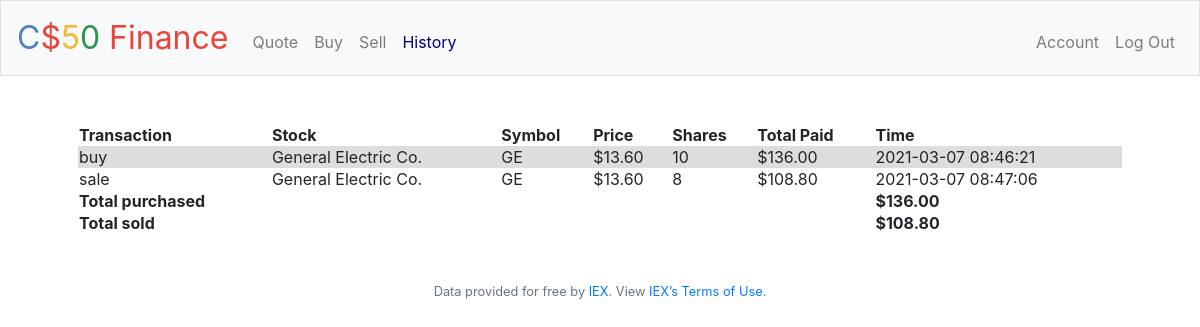
The app's page /history (signed in) with its own data.
### tables this page shows
CREATE TABLE user_history (id INTEGER, stocks TEXT, symbol TEXT, quantity INTEGER, price NUMERIC, time TEXT, type TEXT, FOREIGN KEY (id) REFERENCES users(id));

### application.py (the view)
@app.route("/history")
@login_required
def history():
    funds = db.execute("SELECT cash FROM users WHERE id = ?", session["user_id"])
    rows = db.execute("SELECT * FROM user_history WHERE id = ?", session["user_id"])
    cash = funds[0]['cash']
    price = {}
    quantity = {}
    total_value = {}
    stock_value = {}
    sales = 0
    buys = 0
    a = 0
    loops = len(rows)
    for row in rows:
        price[a] = rows[a]['price']
        quantity[a] = rows[a]['quantity']
        total_value[a] = price[a]*quantity[a]
        if rows[a]['type'] == 'buy':
            buys = buys + total_value[a]
        if rows[a]['type'] == 'sale':
            sales = sales + total_value[a]
        a += 1
    return render_template('history.html', rows=rows, cash=cash, total_value=total_value, loops=loops, buys=buys, sales=sales)

### application.py (called while the page is built)
@app.after_request
def after_request(response):
    response.headers["Cache-Control"] = "no-cache, no-store, must-revalidate"
    response.headers["Expires"] = 0
    response.headers["Pragma"] = "no-cache"
    return response

### helpers.py (called while the page is built)
def login_required(f):
    @wraps(f)
    def decorated_function(*args, **kwargs):
        if session.get("user_id") is None:
            return redirect("/login")
        return f(*args, **kwargs)
    return decorated_function

def usd(value):
    return f"${value:,.2f}"

### templates/history.html (shortened to what this page needs)
{% extends "layout.html" %}
{% block main %}
    <table class='summary_table'>
        <thead>
            <tr id='exempt_row'>
                <th>Transaction</th>
                <th>Stock</th>
                <th>Symbol</th>
                <th>Price</th>
                <th>Shares</th>
                <th>Total Paid</th>
                <th>Time</th>
            </tr>
        </thead>
        <tbody>
            {% for i in range(loops) %}
                <tr>
                    <td>{{ rows[i]['type'] }}</td>
                    <td>{{ rows[i]['stocks'] }}</td>
                    <td>{{ rows[i]['symbol'] }}</td>
                    <td>{{ rows[i]['price'] | usd }}</td>
                    <td>{{ rows[i]['quantity'] }}</td>
                    <td>{{ total_value[i] | usd }}</td>
                    <td>{{ rows[i]['time'] }}</td>
                </tr>
            {% endfor %}
                <tr id='exempt_row'>
                    <td><b>Total purchased</b></td>
                    <td></td>
                    <td></td>
                    <td></td>
                    <td></td>
                    <td></td>
                    <td><b>{{buys | usd }}</b></td>
                </tr>
                <tr id='exempt_row'>
                    <td><b>Total sold</b></td>
                    <td></td>
                    <td></td>
                    <td></td>
                    <td></td>
                    <td></td>
                    <td><b>{{sales | usd}}</b></td>
                </tr>
        </tbody>
    </table>
{% endblock %}

### static/styles.css (style rules this page uses)
.summary_table { width: 100%; }
tr:nth-child(odd) { background: #DDD; border-top: #BBB; }
tr:nth-child(even) { background: #FFF; border-top: #BBB; }
#exempt_row { background:#FFF; }

### records on screen
user_history: type "buy", stocks "General Electric Co.", symbol "GE", price "$13.60", quantity "10", time "2021-03-07 08:46:21"
user_history: type "sale", stocks "General Electric Co.", symbol "GE", price "$13.60", quantity "8", time "2021-03-07 08:47:06"

### other values on screen
{{ total_value[i] | usd }} "$136.00" "$108.80"
{{ buys | usd }} "$136.00"
{{ sales | usd }} "$108.80"
